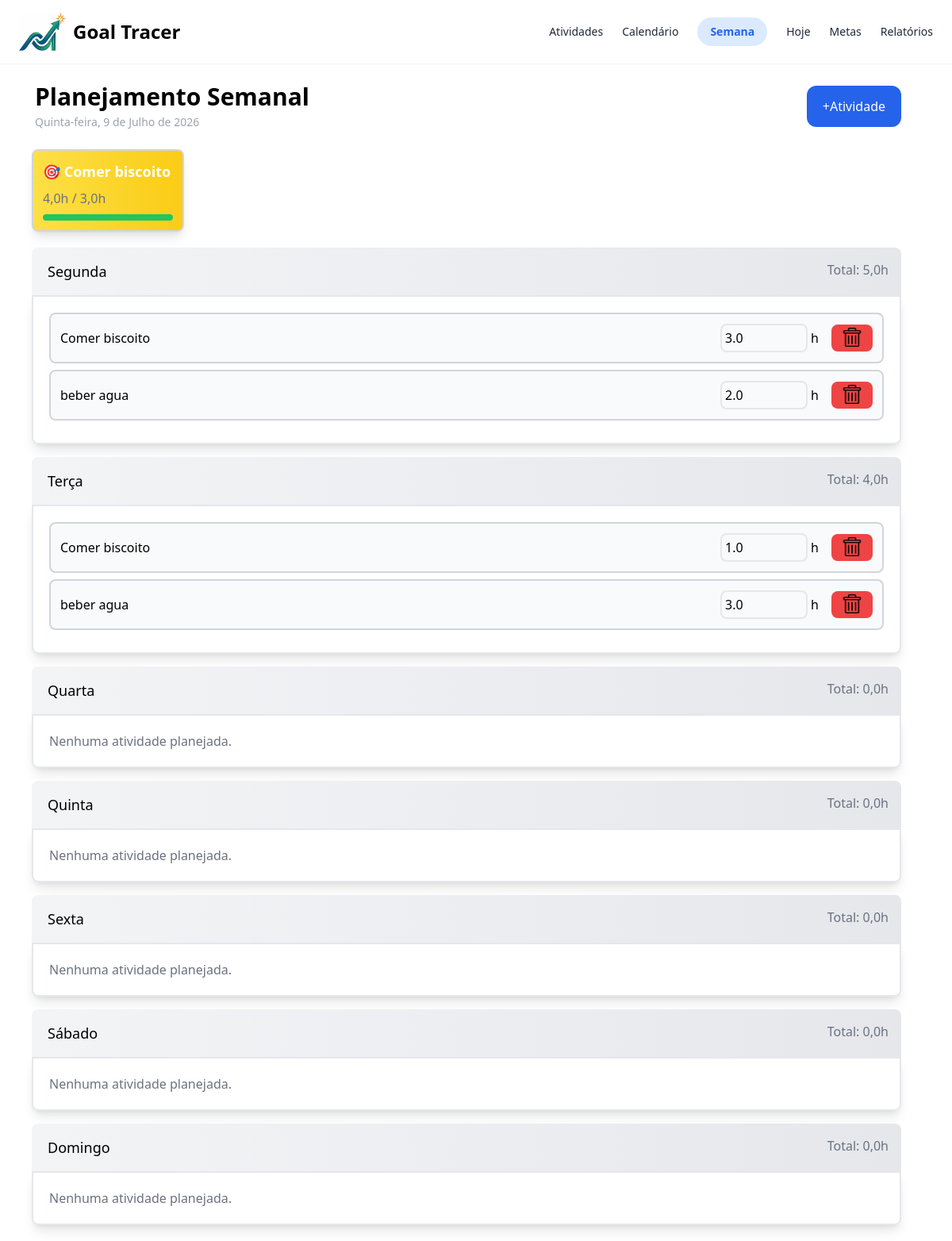
Before: / with the older database file.
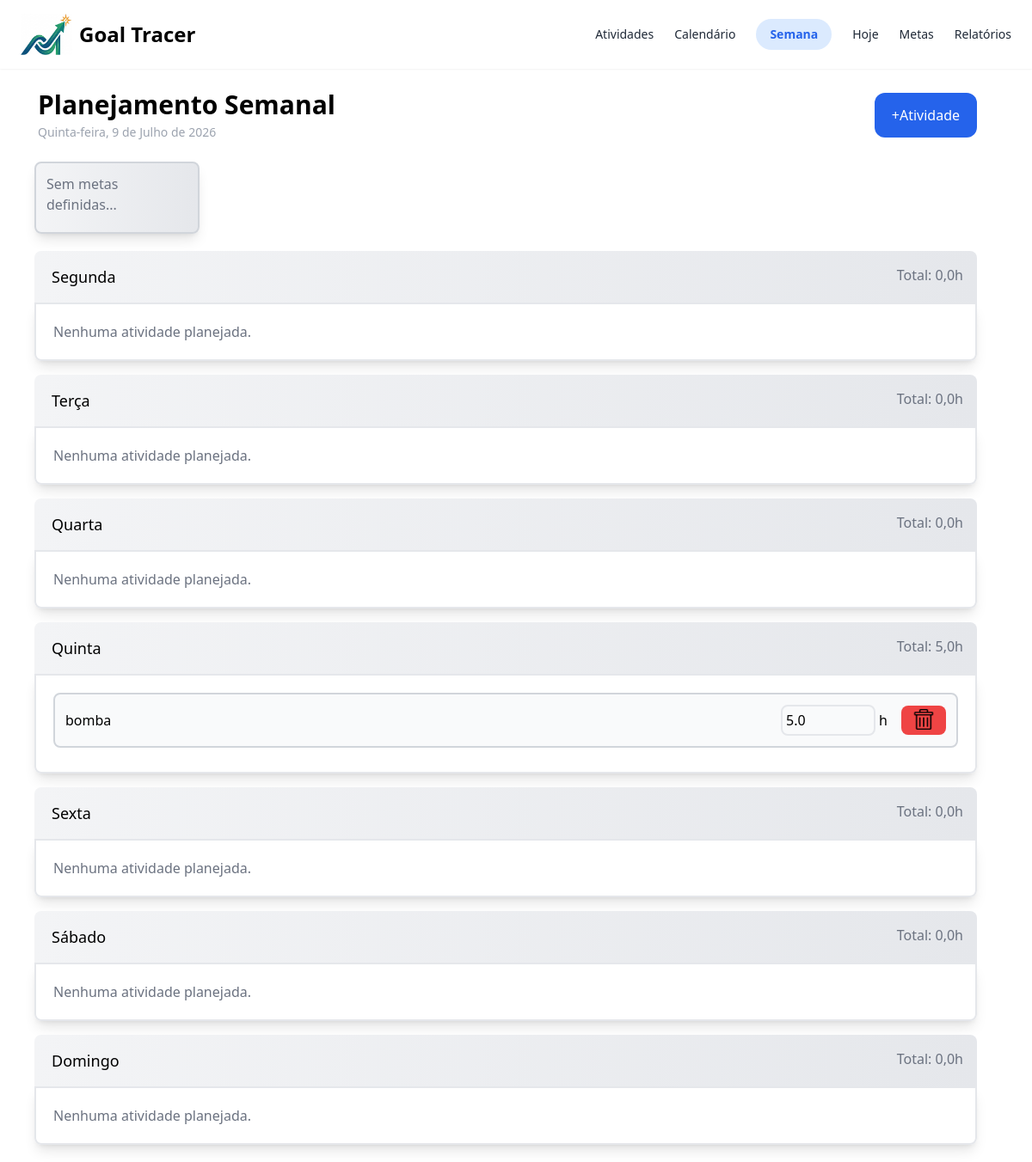
After: the same page with the newer database file.
### home/models.py (models this page shows, shortened)
class Meta(models.Model):
    semana = models.BigIntegerField(default=1)
    meta_horas = models.FloatField(default=0.0)
    atividade = models.ForeignKey(Atividade, on_delete=models.CASCADE, related_name="vinculos_metas")

class Atividade(models.Model):
    nome = models.CharField(max_length=200, unique=True) # unique=True evita nomes duplicados

class AtividadeDoDia(models.Model):
    DIAS_CHOICES = [
        ("Segunda", "Segunda"),
        ("Terça", "Terça"),
        ("Quarta", "Quarta"),
        ("Quinta", "Quinta"),
        ("Sexta", "Sexta"),
        ("Sábado", "Sábado"),
        ("Domingo", "Domingo"),
    ]
    semana = models.BigIntegerField(default=1)
    dia_semana = models.CharField(max_length=20, choices=DIAS_CHOICES)
    atividade = models.ForeignKey(Atividade, on_delete=models.CASCADE, related_name="vinculos_dias")
    horas_feitas = models.FloatField(default=0.0)
    class Meta:
        unique_together = ('dia_semana', 'atividade')

### home/views.py (the view)
# urls.py: path("", views.index, name="index"),
def index(request):
    atividades  = Atividade.objects.prefetch_related('vinculos_dias').all()
    vinculos    = AtividadeDoDia.objects.all()
    dias_usados = AtividadeDoDia.objects.values_list("dia_semana",flat=True).distinct()
    dias_vazios = list(set(DIAS)  - set(dias_usados))
    soma_por_dia = defaultdict(float)
    for atividade in vinculos:
        soma_por_dia[atividade.dia_semana] += atividade.horas_feitas
    total_horas_por_dia = [soma_por_dia[dia] for dia in DIAS]
    dias_horas = zip(DIAS, total_horas_por_dia)
    metas, _ = gerar_estatisticas_metas()
    context = {
        "data_formatada": data_formatada(),
        "metas": metas,
        "dias_horas": dias_horas,
        "atividades": atividades,
        "vinculos": vinculos,
        "dias_vazios": dias_vazios,
    }
    return render(request,"home/index.html", context)

### home/views.py (called while the page is built)
def data_formatada():
    hoje_data = timezone.localdate()
    dia_semana_hoje = DIAS[hoje_data.weekday()]
    dias_extenso = {
        "Segunda": "Segunda-feira",
        "Terça": "Terça-feira",
        "Quarta": "Quarta-feira",
        "Quinta": "Quinta-feira",
        "Sexta": "Sexta-feira",
        "Sábado": "Sábado",
        "Domingo": "Domingo",
    }
    meses = ["", "Janeiro", "Fevereiro", "Março", "Abril", "Maio", "Junho",
             "Julho", "Agosto", "Setembro", "Outubro", "Novembro", "Dezembro"]
    data_formatada = f"{dias_extenso[dia_semana_hoje]}, {hoje_data.day} de {meses[hoje_data.month]} de {hoje_data.year}"
    return data_formatada

def gerar_estatisticas_metas(nome_atividade=None):
    novameta = None
    metas = Meta.objects.all()
    for meta in metas:
        consulta_HorasMeta_semana = AtividadeDoDia.objects.filter(atividade_id=meta.atividade_id).aggregate(total_horas=Sum('horas_feitas'))
        meta.horas_semana = consulta_HorasMeta_semana['total_horas'] or 0.0
        meta.percentual = 0 if meta.meta_horas == 0 else min(
            int((meta.horas_semana / meta.meta_horas) * 100),
            100
        )
        if nome_atividade == meta.atividade.nome:
            novameta = meta
    return (metas, novameta)

### templates/home/index.html (shortened to what this page needs)
<!DOCTYPE html>
<html lang="pt-BR">
<head>
	{% load static %}
	{% load l10n %}
	<script src="https://cdn.tailwindcss.com"></script>
</head>
<body>
	<nav class="bg-white-600 flex shadow-sm px-6 py-4 justify-between">
		<div class="flex">
			{% load static %}
			<img src="{% static 'img/small-logo.png' %}" alt="Logo" class="w-[60px] h-auto">
			<h1 class="text-2xl font-bold p-2">Goal Tracer</h1>
		</div>
		<div class="flex items-center gap-6 text-gray-500 text-sm">
			<a href="{% url 'atividades' %}" class="text-gray-800">Atividades</a>
			<a href="{% url 'calendario' %}" class="text-gray-800">Calendário</a>
			<a href="{% url 'index' %}" class="bg-blue-100 text-blue-600 px-4 py-2 rounded-full font-bold">Semana</a>
			<a href="{% url 'hoje' %}" class="text-gray-800">Hoje</a>
			<a href="{% url 'metas' %}" class="text-gray-800">Metas</a>
			<a href="{% url 'relatorios' %}" class="text-gray-800">Relatórios</a>
		</div>
	</nav>
	<div>
		<div class="grid grid-cols-2 gap-4 m-6">
			<div class="pl-5">
				<h2 class="text-3xl font-bold">Planejamento Semanal</h2>
				<p class="text-gray-400 text-sm mt-1">{{ data_formatada }}</p>
			</div>
			<div class="flex justify-end pr-10 py-1">
				<button class="bg-blue-600 text-white rounded-xl px-5 py-1.5 hover:scale-110 duration-200 ease-in-out" id="botao_nova_atividade">+Atividade</button>
			</div>
		</div>
		<div class="flex gap-4 ml-10">
			{% for meta in metas %}
				<div class="w-48 flex-shrink-0 bg-gradient-to-r from-yellow-300 to-yellow-400 border-2 border-gray-300 shadow-lg rounded-lg p-3">
						<p class="text-white text-lg font-bold mb-2">🎯 {{ meta.atividade.nome }}</p>
						<span id="horas_meta_{{ meta.id }}" class="text-gray-500 ml-auto" >{{ meta.horas_semana }}h</span>
						<span class="text-gray-500 ml-auto" >/ {{ meta.meta_horas }}h</span>
						 <div class="w-full bg-gray-200 h-2 rounded-full mt-2">
							<div id="percentual_meta_{{ meta.id }}" class="bg-green-500 h-2 rounded-full w-[{{ meta.percentual }}%]"></div>
						</div>
				</div>
				{% empty %}
				<div class="w-48 flex-shrink-0 bg-gradient-to-r from-gray-100 to-gray-200 border-2 border-gray-300 shadow-lg rounded-lg p-3">
					<p class="text-gray-500 text-base mb-2">Sem metas definidas...</p>
				</div>
			{% endfor %}
		</div>
	</div>
		<div class="grid grid-cols-1 gap-4 pl-10 pr-16 py-5">
			{% for dia, total_horas in dias_horas %}
				<div>
					<div class="flex bg-gradient-to-r from-gray-100 to-gray-200 text-black rounded-t-lg pl-5 pr-4 py-4">
						<p class="text-lg">{{ dia }}</p>
						<p class="text-gray-500 ml-auto" id="total_horas_{{ dia }}">Total: {{ total_horas }}h</p>
					</div>
					<div class="p-5 rounded-b-lg border-2 shadow-lg" id="div_body_atividade_{{ dia }}">
						{% if dia in dias_vazios %}
							<p class="text-gray-500">Nenhuma atividade planejada.</p>
						{% else %}
							{% for vinculo in vinculos %}
								{% if vinculo.dia_semana == dia %}
									<div class="flex items-center gap-3 bg-gray-50 border-gray-300 border-2 rounded-lg p-3 mb-2" id="div_atividade_{{ vinculo.id }}">
										<p>{{ vinculo.atividade.nome }}</p>
										<div class="flex justify-end items-center gap-1 ml-auto">
											{% localize off %}
											<input type="number" data-vinculo="{{ vinculo.id }}" value="{{ vinculo.horas_feitas }}" min="0" max="24" step="0.5" class="ml-auto border-2 rounded-lg bg-gray-50 p-1">
											{% endlocalize %}
											<p>h</p>
											<div id="botao_deletar_{{ vinculo.id }}" class="hover:scale-110 duration-200 ease-in-out bg-red-500 text-white rounded-lg px-3 pt-1 ml-3">
												<input type="image" src="{% static 'img/trash-icon.png' %}" alt="Lixeira" class="w-7 h-6"/>
											</div>
										</div>
									</div>
								{% endif %}
							{% endfor %}
						{% endif %}
					</div>
				</div>
			{% endfor %}
		</div>
</body>
</html>

Changed rows visible on the page:
removed Meta: atividade.nome "Comer biscoito", horas_semana "4,0", meta_horas "3,0"
removed AtividadeDoDia: atividade.nome "Comer biscoito", horas_feitas "3.0", shown under "Segunda"
removed AtividadeDoDia: atividade.nome "beber agua", horas_feitas "2.0", shown under "Segunda"
removed AtividadeDoDia: atividade.nome "Comer biscoito", horas_feitas "1.0", shown under "Terça"
removed AtividadeDoDia: atividade.nome "beber agua", horas_feitas "3.0", shown under "Terça"
added AtividadeDoDia: atividade.nome "bomba", horas_feitas "5.0", shown under "Quinta"
Other visible differences:
text now shown: "Sem metas definidas..."
new list line: "Segunda Total: 0,0 h Nenhuma atividade planejada."
new list line: "Terça Total: 0,0 h Nenhuma atividade planejada."
new list line: "Quinta Total: 5,0 h"
list line gone: "Segunda Total: 5,0 h"
list line gone: "Terça Total: 4,0 h"
list line gone: "Quinta Total: 0,0 h Nenhuma atividade planejada."
